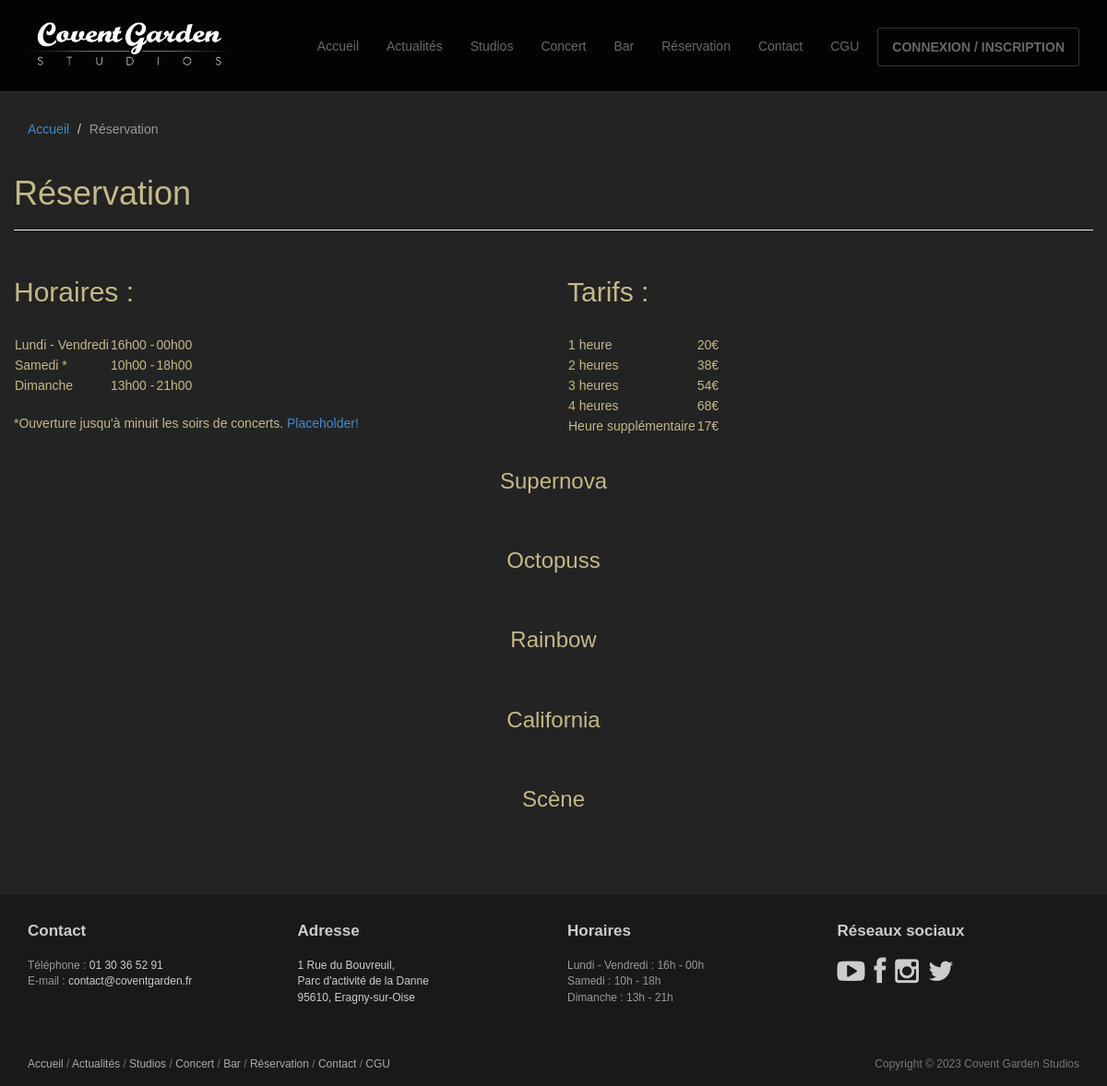
Page /reservation/ on the committed database.
### studios/models.py (models this page shows, shortened)
class Salle(models.Model):
    name = models.fields.CharField(max_length=100)
    description = models.fields.CharField(max_length=1000)

### studios/views.py (the view)
# urls.py: path('reservation/', views.BookingView.as_view(), name='booking'),
class BookingView(View):
    template_name = "booking.html"
    context = {
        "title": "Réservation",
        "breadcrumb": [
            {"view": "home", "name": "Accueil"},
            {"view": None, "name": "Réservation"}]
    }
    def get(self, request):
        self.context["salles"] = Salle.objects.all()
        return render(request, self.template_name, self.context)

### studios/templates/booking.html (shortened to what this page needs)
{% extends 'base/base.html' %}
{% load static %}
{% block header %}
<header id="head" class="secondary"></header>
{% endblock %}
{% block page_header %}
<header class="page-header">
	<h1 class="page-title">{{title}}</h1>
</header>
{% endblock %}
{% block content %}
<div class="stud">
	<div class="row">
		<div class="col-sm-6">
			<h2>Horaires :</h2><br>
			<table class="table-center">
				<tbody>
					<tr><td>Lundi - Vendredi</td><td>16h00 -  </td><td>00h00</td></tr>
					<tr><td>Samedi *</td><td>10h00 - </td><td>18h00</td></tr>
					<tr><td>Dimanche</td><td>13h00 - </td><td>21h00</td></tr>
				</tbody>
			</table>
			<br><p>*Ouverture jusqu'à minuit les soirs de concerts. <a href="{% url 'placeholder' %}">Placeholder!</a></p>
		</div>
		<div class="col-sm-6">
			<h2>Tarifs :</h2><br>
			<table class="table-center">
				<tbody>
					<tr><td>1 heure</td><td>20€</td></tr>
					<tr><td>2 heures</td><td>38€</td></tr>
					<tr><td>3 heures</td><td>54€</td></tr>
					<tr><td>4 heures</td><td>68€</td></tr>
					<tr><td>Heure supplémentaire</td><td>17€</td></tr>
				</tbody>
			</table>
		</div>
	</div>
</div>
{% for salle in salles %}
<div class="col-xs-12">
    <h3 class="text-center mt-4">{{ salle.name }}</h3>
    <br>
</div>
{% endfor %}
{% endblock %}
{% block style %}
<link rel="stylesheet" href="{% static 'studios/css/booking.css' %}">
{% endblock %}

### studios/static/studios/css/main.css (style rules this page uses)
#head { background:#181015 url( ../images/bg_header.jpg) no-repeat; background-size: cover; min-height:1020px; text-align: center;padding-top: 275px; color:white; font-family:"Open sans", Helvetica, Arial; font-weight:30; }
#head.secondary { height:100px; min-height: 100px; padding-top:0px; }
h1, h2, h3, h4, h5, h6 { font-family:"Open sans", Helvetica, Arial; }
h1, .h1, h2, .h2, h3, .h3 { margin-top:30px; }
.page-title { margin-top:20px; font-weight:300; }
body { background-color: #232323; color: #c3b988; font-family: 'Ubuntu', sans-serif; }

### rows in the picture
Salle: name "Supernova"
Salle: name "Octopuss"
Salle: name "Rainbow"
Salle: name "California"
Salle: name "Scène"

### other values in the picture
{{ trail.name }} "Accueil"
{{ trail.name }} "Réservation"
{{ title }} "Réservation"
